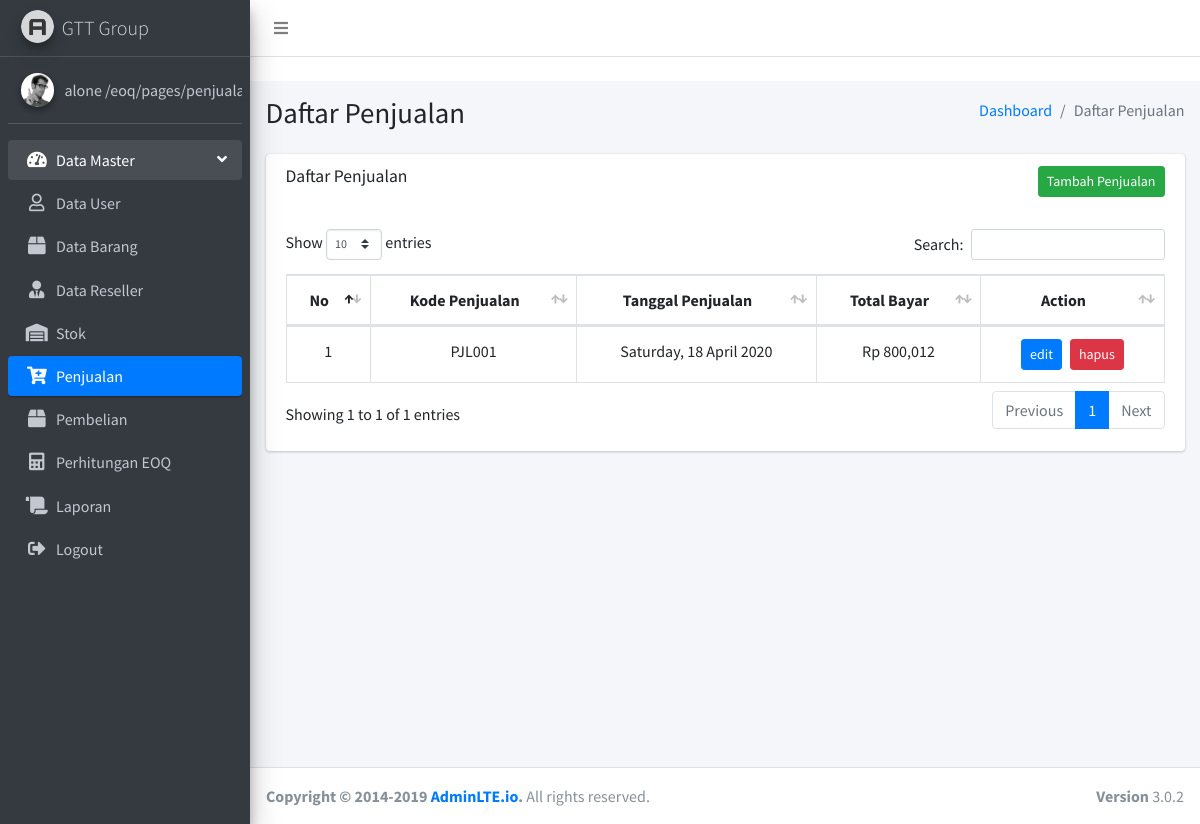
Screenshot of /pages/penjualan/index.php (signed in) with the database file from the repository.
### tables this page shows
CREATE TABLE `penjualan` (
  `id` int(11) NOT NULL,
  `pembeli` varchar(20) NOT NULL,
  `code` varchar(10) NOT NULL,
  `total` int(11) NOT NULL,
  `created_at` timestamp NOT NULL DEFAULT current_timestamp(),
  `updated_at` timestamp NOT NULL DEFAULT current_timestamp() ON UPDATE current_timestamp()
);

### backend/penjualan/showPenjualan.php (called while the page is built)
<?php
  include('../../Connect.php');
  if ($conn) {
    $query = "SELECT penjualan.id AS id, penjualan.total AS bayar, penjualan.code AS kode, penjualan.created_at AS tanggal FROM penjualan";
    $buys = $conn->query($query);
  }
?>

### pages/penjualan/index.php (the view, shortened to what this page needs)
<?php
  include('../../backend/penjualan/showPenjualan.php');
?>
<!DOCTYPE html>
<html>
<head>
  <link rel="stylesheet" href="../../plugins/fontawesome-free/css/all.min.css">
  <link rel="stylesheet" href="https://code.ionicframework.com/ionicons/2.0.1/css/ionicons.min.css">
  <link rel="stylesheet" href="../../dist/css/adminlte.min.css">
  <link rel="stylesheet" href="../../plugins/datatables-bs4/css/dataTables.bootstrap4.css">
</head>
<body class="hold-transition sidebar-mini">
<div class="wrapper">
  <nav class="main-header navbar navbar-expand navbar-white navbar-light">
    <ul class="navbar-nav">
      <li class="nav-item">
        <a class="nav-link" data-widget="pushmenu" href="#"><i class="fas fa-bars"></i></a>
      </li>
    </ul>
  </nav>
  <?= include('../sidebar/index.php') ?>
  <div class="content-wrapper">
    <section class="content-header">
      <div class="container-fluid">
        <div class="row mb-2">
          <div class="col-sm-6">
            <h1>Daftar Penjualan</h1>
          </div>
          <div class="col-sm-6">
            <ol class="breadcrumb float-sm-right">
              <li class="breadcrumb-item"><a href="/index.php">Dashboard</a></li>
              <li class="breadcrumb-item active">Daftar Penjualan</li>
            </ol>
          </div>
        </div>
      </div>
    </section>
    <section class="content">
      <div class="container-fluid">
        <div class="row">
          <div class="col-12">
            <div class="card">
              <div class="card-header text-right border-bottom-0">
                <h3 class="card-title">Daftar Penjualan</h3>
                <a class="btn btn-success btn-sm" href="/eoq/pages/penjualan/create.php">
                  Tambah Penjualan
                </a>
              </div>
              <div class="card-body">
                <table id="example1" class="table table-bordered table-hover text-center">
                  <thead>
                  <tr>
                    <th>No</th>
                    <th>Kode Penjualan</th>
                    <th>Tanggal Penjualan</th>
                    <th>Total Bayar</th>
                    <th>Action</th>
                  </tr>
                  </thead>
                  <tbody>
                    <?php
                      foreach ($buys->fetch_all(MYSQLI_BOTH) as $key => $buy) {
                        $btnEdit = "<a href='/eoq/pages/penjualan/edit.php?id=".$buy[0]."' class='btn btn-sm btn-primary mx-1'>edit</a>";
                        $btnDelete = "<form class='d-inline mx-1' action='/eoq/backend/penjualan/deletePenjualan.php?id=".$buy[0]."' method='post'><input type='submit' name='delete' class='btn btn-sm btn-danger' value='hapus'/></form>";
                        $action = $btnEdit.$btnDelete;
                        $bayar = "Rp ".number_format($buy['bayar'], 0);
                        $tanggal = date_format(date_create($buy['tanggal']), 'l, d F Y');
                        $idx = $key + 1;
                        echo "<tr>";
                          echo "<td>$idx</td>";
                          echo "<td>".ucwords($buy['kode'])."</td>";
                          echo "<td>$tanggal</td>";
                          echo "<td>$bayar</td>";
                          echo "<td>$action</td>";
                        echo "</tr>";
                      }
                    ?>
                  </tbody>
                </table>
              </div>
            </div>
          </div>
        </div>
      </div>
    </section>
  </div>
  <footer class="main-footer">
    <div class="float-right d-none d-sm-block">
      <b>Version</b> 3.0.2
    </div>
    <strong>Copyright &copy; 2014-2019 <a href="http://adminlte.io">AdminLTE.io</a>.</strong> All rights
    reserved.
  </footer>
</div>
</body>
</html>

### rows the page displays
penjualan: idx "1", code "PJL001", created_at "Saturday, 18 April 2020", total "Rp 800,012"

### other values shown
$_SESSION['username'] "alone"
